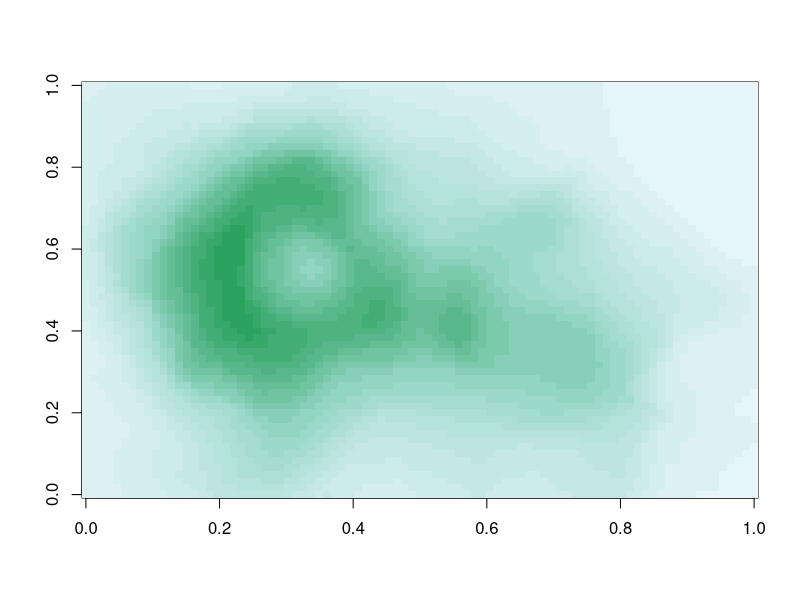
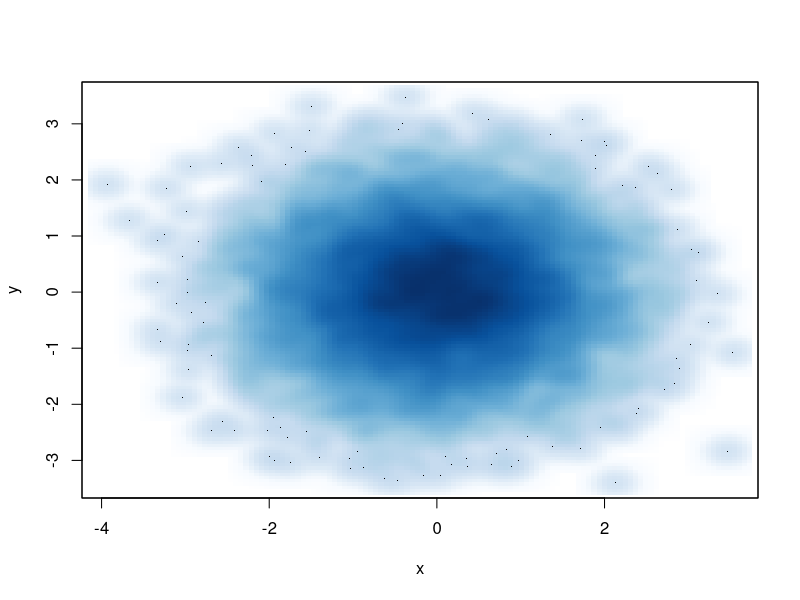
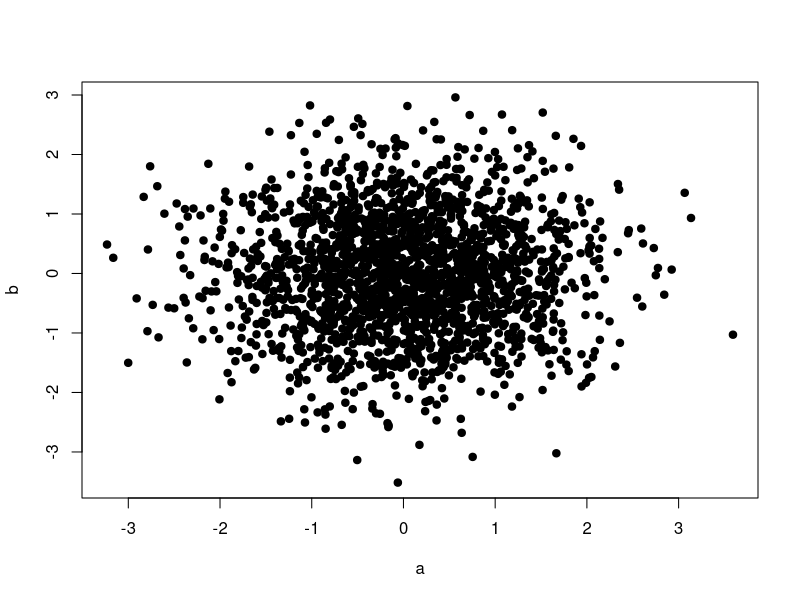
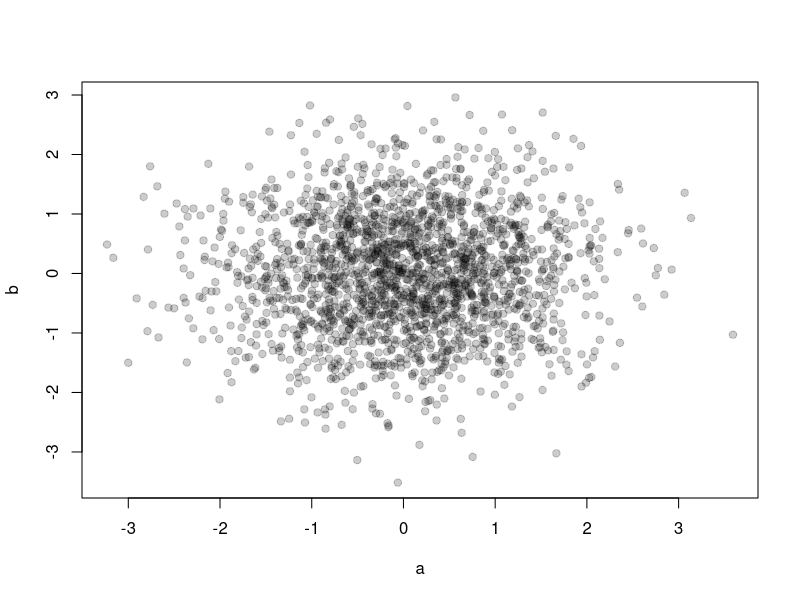

These figures' R source, in order:
#####    Plotting and Color in R    #####
#########################################

### Problem

# Colors can make it much easier for the reader to understand your data/plot.

# The default color schemes in R are often suboptimal. This is true both from a
# design and a functional (colors are often supposed to illustrate data) POV.
#
# E.g. the default colors for the col argument are:
# 1 = Open black
# 2 = Red
# 3 = Green
#
# Default image colors are heat colors (red = low, yellow = high) or topo colors
# (blue = low, green = mid, yellow = high)

# Some packages and functions can help here.


### Color Utilities in R

# the grDevices package has two functions (colorRamp() and colorRampPalette())
# that take palettes of colors and interpolate between them.
# The function 
colors() 
# lists the names of colors that can be used in any plotting function.

# The colorRamp() takes a palette of colors as an input and returns a function
# that takes values between 0 and 1, indicating the extremes of the given color
# palette. (See also the grey() function)
# The new function returns a matrix of RGB values.

pal <- colorRamp(c("red", "blue"))
pal(0)
pal(1)
pal(0.5)
pal(seq(0,1, len=10))

# The colorRampPalette() function also takes a palette of colors as an input and
# returns a function. However this new function takes integer arguments and 
# retuns a vector of colors interpolating the palette. (Like heat.colors() and
# topo.colors())
# The new function returns a character vector of hexadecimals. In these values
# the first to digits represent red, the second two represent green, and the 
# last three represent blue. F is the highest, 0 the lowest number.

palp <- colorRampPalette(c("red", "yellow"))
palp(2)
# The following gives a total number of 10 colors between red and yellow.
palp(10)


### RColorBrewer Package

# This package contains useful color palettes for three types of data:
# Sequential data: Ordered data, e.g. going from something low to high.
# Diverging data: Showing the deviation from something (e.g. a mean or specific
#                 value).
# Qualitative data: Categorical or factor data that is not ordered.
# Palette information from this package can be used in conjunction with the 
# colorRamp() and colorRampPalette() functions.

# Lecture slides contain all color palettes in the package.

install.packages("RColorBrewer")
library("RColorBrewer")

# This also lists all available palettes:
?brewer.pal


cols <- brewer.pal(3, "BuGn")
cols
palb <- colorRampPalette(cols)
palb
library(datasets)
image(volcano, col = palb(20))


### The smoothScatter() Function

# The smoothScatter() function is very useful for plotting many points at once 
# (that would overlap each other). The function creates a 2-D histogram of the
# points in your plot and plots those histograms

x <- rnorm(10000)
y <- rnorm(10000)
smoothScatter(x,y)


### Other Useful Functions

# The rgb() function converts any rgb values into hexadecimal color values, 
# which can be passed to functions that require hexadecimal then. Transparency
# can be added via the alpha argument of the rgb() function.

a <- rnorm(2000)
b <- rnorm(2000)
plot(a, b, pch = 19)
# Adding some transparancy to this will make it a bit histogram like.
plot(a, b, col = rgb(0,0,0, alpha = 0.2), pch = 19)

# The colorspace package can be used to gain different kinds of controls over
# colors. Read documentation for more info.